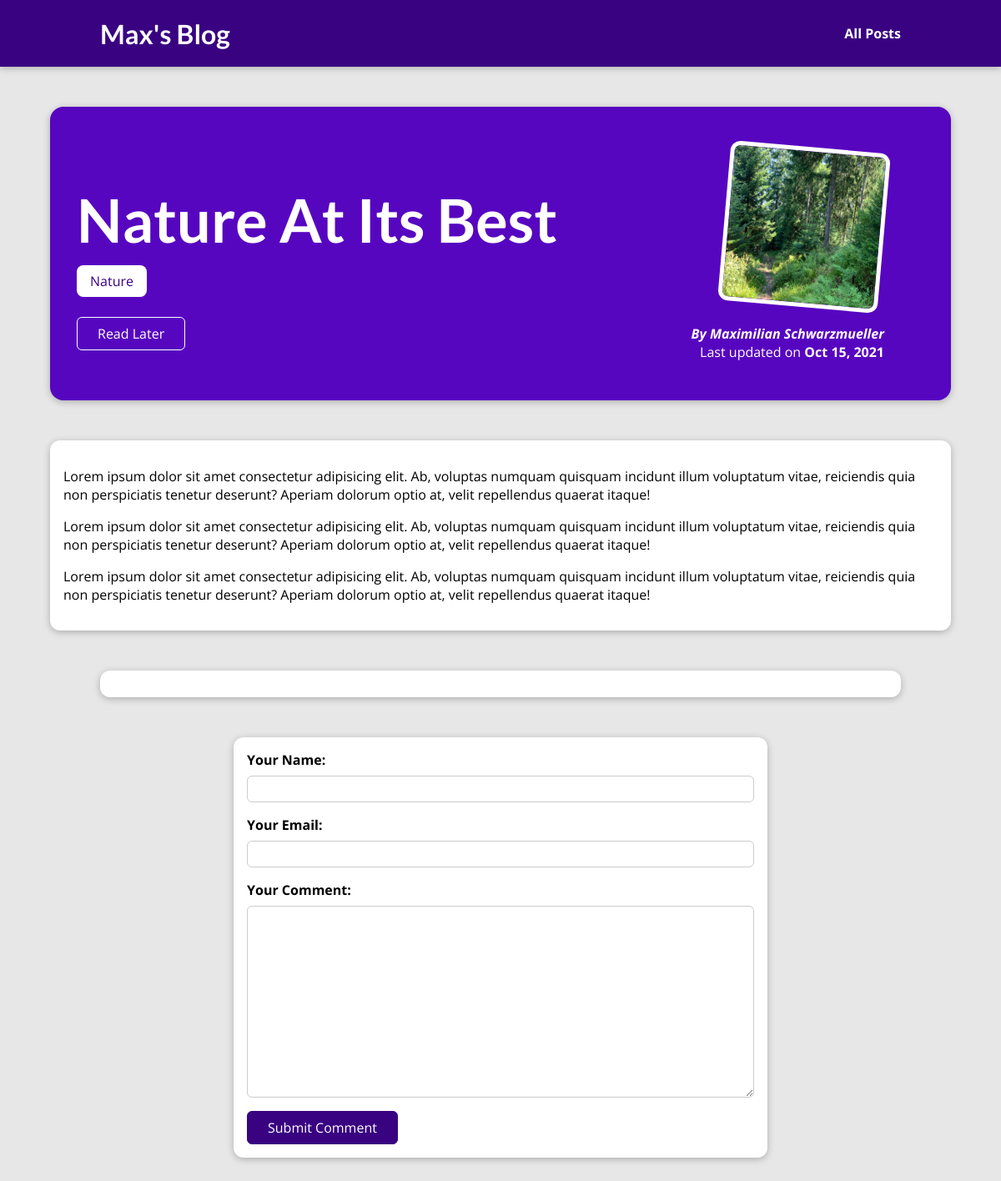
The page /posts/nature-at-its-best on the database its author committed.
### blog/models.py (models this page shows, shortened)
class Post(Model):
    title = CharField(max_length=60)
    excerpt = CharField(max_length=200)
    image = ImageField(upload_to="posts", null=True)
    date = DateField(auto_now=True)
    slug = SlugField(unique=True, db_index=True)
    content = TextField()
    author = ForeignKey(Author, on_delete=SET_NULL,
                        null=True, related_name="posts")
    tags = ManyToManyField(Tag, related_name="posts", blank=True)

class Tag(Model):
    caption = CharField(max_length=50)
    def __str__(self):
        return self.caption

class Author(Model):
    first_name = CharField(max_length=20)
    last_name = CharField(max_length=20)
    email = EmailField()
    def __str__(self):
        return f"{self.first_name} {self.last_name}"

### blog/views.py (the view, shortened to what this page needs)
# urls.py: path("posts/<slug:slug>", views.PostDetail.as_view(), name="post_detail"),
class PostDetail(View):
    def get_context(self, request: HttpRequest, post: Post, form: Any) -> Dict[str, Any]:
        return {
            "post": post,
            "comments": post.comments.order_by('-id').all(),
            "comment_form": form,
            "is_saved": post.id in (request.session.get("stored_posts") or [])
        }
    def get(self, request: HttpRequest, slug: str) -> HttpResponse:
        post = Post.objects.get(slug=slug)
        form = CommentForm()
        context = self.get_context(request, post, form)
        return render(request, 'blog/post-detail.html', context)

### blog/forms.py
class CommentForm(ModelForm):
    class Meta:
        model = Comment
        exclude = ['post']
        labels = {
            "user_name": "Your Name",
            "user_email": "Your Email",
            "text": "Your Comment",
        }

### blog/templates/blog/post-detail.html (shortened to what this page needs)
{% extends "base.html" %}
{% load static %}
{% block head %}
    <link rel="stylesheet" href="{% static 'blog/post-detail.css' %}">
{% endblock %}
{% block content %}
    <section id="summary">
        <h2>{{ post.title }}</h2>
        <div id="tags">
            {% for tag in post.tags.all %}
                <span class="tag">{{ tag|title }}</span>
            {% endfor %}
        </div>
        <div id="read-later">
            {% if not is_saved %}
                <form action="{% url "read_later" %}" method="POST">
                    <button>Read Later</button>
                </form>
            {% else %}
                <form action="{% url "remove_read_later" %}" method="POST">
                    {% csrf_token %}
                    <input type="hidden" name="post_id" value="{{ post.id }}">
                    <button>Remove from Read Later</button>
                </form>
            {% endif %}
        </div>
        <article>
            <img src="{{ post.image.url }}" alt="{{ post.title }}">
            <address>By <a href="mailto:{{ post.author.email }}">{{ post.author }}</a></address>
            <div>
                Last updated on <time>{{ post.date|date:"M d, Y" }}</time>
            </div>
        </article>
    </section>
    <main>
        {{ post.content|linebreaks }}
    </main>
    <section id="comments">
    </section>
    <section id="comment-form">
        <form action="{% url "post_detail" post.slug %}" method="POST">
            {% for field in comment_form %}
                <div class="form-control {% if field.errors %}invalid{% endif %}">
                    {{ field.label_tag }}
                    {{ field }}
                </div>
            {% endfor %}
            <button>Submit Comment</button>
        </form>
    </section>
{% endblock %}

### static/app.css (style rules this page uses)
* { box-sizing: border-box; }
html { font-family: 'Open Sans', 'Lato', sans-serif; }
body { margin: 0; }
h1, h2, h3 { font-family: 'Lato', sans-serif; font-weight: bold; }

### blog/static/blog/post-detail.css (style rules this page uses)
body { background-color: #e7e7e7; }
#summary { margin: 8rem auto 3rem auto; padding: 2rem; width: 90%; max-width: 90rem; border-radius: 16px; background-color: #5706c0; position: relative; box-shadow: 0 2px 8px rgba(0, 0, 0, 0.25); height: 22rem; }
#summary h2 { color: white; font-size: 4.5rem; margin-bottom: 0.25rem; }
#summary article { position: absolute; top: 2rem; right: 3rem; padding: 1rem 2rem; border-radius: 12px; text-align: right; color: white; }
#summary article img { width: 12rem; height: 12rem; border-radius: 12px; transform: rotateZ(5deg); border: 5px solid white; margin-bottom: 1rem; }
#summary address { font-weight: bold; }
#summary a { color: white; text-decoration: none; }
#summary time { font-weight: bold; }
#read-later { margin: 2rem 0; }
#read-later button { background-color: transparent; border: 1px solid white; padding: 0.5rem 2rem; font: inherit; color: white; cursor: pointer; }
main { width: 90%; max-width: 90rem; margin: 3rem auto; background-color: white; padding: 1rem; border-radius: 12px; box-shadow: 0 2px 8px rgba(0, 0, 0, 0.25); }
#tags { margin-top: 20px; }
.tag { background-color: white; color: #390281; padding: 0.5rem 1rem; border-radius: 8px; }
#comment-form { margin: 3rem auto; width: 90%; max-width: 40rem; border-radius: 12px; background-color: white; box-shadow: 0 2px 8px rgba(0, 0, 0, 0.25); padding: 1rem; }
#comment-form button { font: inherit; background-color: #390281; color: white; border: 1px solid #390281; padding: 0.5rem 1.5rem; border-radius: 6px; cursor: pointer; }
#read-later button { background-color: transparent; border: 1px solid white; padding: 0.5rem 1.5rem; font: inherit; cursor: pointer; border-radius: 6px; color: white; }
.form-control { margin-bottom: 1rem; }
.form-control label { font-weight: bold; margin-bottom: 0.5rem; display: block; }
.form-control input, .form-control textarea { display: block; width: 100%; font: inherit; padding: 0.25rem; border-radius: 6px; border: 1px solid #ccc; }
#comments { margin: 3rem auto; width: 90%; max-width: 60rem; border-radius: 12px; background-color: white; box-shadow: 0 2px 8px rgba(0, 0, 0, 0.25); padding: 1rem 2rem; }

### rows shown on the page
Post: title "Nature At Its Best", image (picture), author "Maximilian Schwarzmueller", date "Oct 15, 2021", content "Lorem ipsum dolor sit amet consectetur adipisicing elit. Ab, voluptas numquam quisquam incidunt illum voluptatum vitae, reiciendis quia non perspiciatis tenetur deserunt? Aperiam dolorum optio at, velit repellendus quaerat itaque! Lorem ipsum dolor sit amet consectetur adipisicing elit. Ab, voluptas numquam quisquam incidunt illum voluptatum vitae, reiciendis quia non perspiciatis tenetur deserunt? Aperiam dolorum optio at, velit repellendus quaerat itaque! Lorem ipsum dolor sit amet consectetur adipisicing elit. Ab, voluptas numquam quisquam incidunt illum voluptatum vitae, reiciendis quia non perspiciatis tenetur deserunt? Aperiam dolorum optio at, velit repellendus quaerat itaque!"
Tag: caption "Nature"

### other values the page prints
{{ field.label_tag }} "Your Name:" "Your Email:" "Your Comment:"
